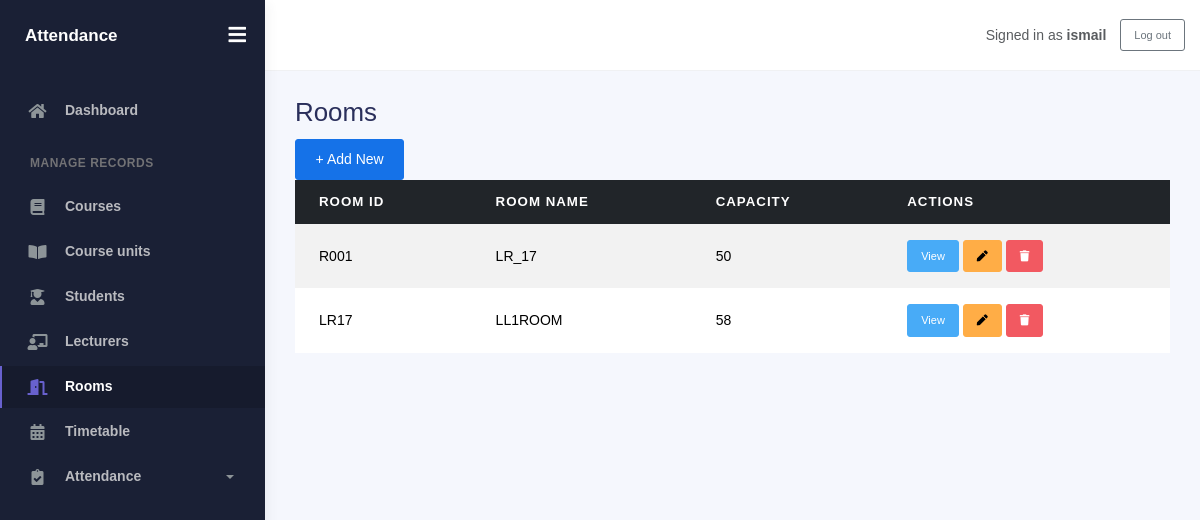
The app's page /rooms/ (signed in) with its own data.
### core/models.py (models this page shows)
class Room(models.Model):
    room_id = models.CharField(max_length=7, primary_key=True)
    room_name = models.CharField(max_length=100)
    capacity = models.PositiveIntegerField()
    def __str__(self):
        return f"{self.room_id} - {self.room_name}"

### core/views.py (the view)
# urls.py: path('rooms/', views.room_list, name='room_list'),
@login_required
def room_list(request):
    page_obj = Paginator(Room.objects.all(), 20).get_page(
        request.GET.get('page')
    )
    return render(request, 'core/room_page.html', {
        'model_verbose': 'Rooms',
        'model_name': 'room',
        'fields': list(Room._meta.fields),
        'object_list': page_obj.object_list,
        'page_obj': page_obj,
        'is_paginated': page_obj.has_other_pages(),
    })

### core/templates/core/room_page.html (shortened to what this page needs)
{% extends 'base.html' %}
{% block content %}
<div class="record-list-heading">
  <h2>Rooms</h2>
  <a class="btn btn-primary" href="{% url 'room_create' %}">+ Add New</a>
</div>
<div class="table-responsive">
<table class="table table-striped table-hover table-content-middle">
  <thead class="table-dark">
    <tr>
      <th>Room ID</th>
      <th>Room Name</th>
      <th>Capacity</th>
      <th>Actions</th>
    </tr>
  </thead>
  <tbody>
    {% for obj in object_list %}
    <tr>
      <td>{{ obj.room_id }}</td>
      <td>{{ obj.room_name }}</td>
      <td>{{ obj.capacity }}</td>
      <td class="action-buttons">
        <a class="btn btn-sm btn-info" href="{% url 'room_detail' obj.pk %}">View</a>
        <a class="btn btn-sm btn-warning" href="{% url 'room_update' obj.pk %}" aria-label="Edit {{ obj }}" title="Edit"><i class="fas fa-pen" aria-hidden="true"></i><span class="visually-hidden">Edit</span></a>
        <a class="btn btn-sm btn-danger" href="{% url 'room_delete' obj.pk %}" aria-label="Delete {{ obj }}" title="Delete"><i class="fas fa-trash" aria-hidden="true"></i><span class="visually-hidden">Delete</span></a>
      </td>
    </tr>
    {% empty %}
    <tr><td colspan="4" class="empty-table-message">No records yet.</td></tr>
    {% endfor %}
  </tbody>
</table>
</div>
{% endblock %}

### core/templates/base.html (shortened to what this page needs)
{% load static %}
<!DOCTYPE html>
<html lang="en">
  <head>
    <link rel="stylesheet" href="{% static 'core/dashboard/bootstrap.min.css' %}" />
    <link rel="stylesheet" href="{% static 'core/dashboard/fonts.min.css' %}" />
    <link rel="stylesheet" href="{% static 'core/dashboard/plugins.min.css' %}" />
    <link rel="stylesheet" href="{% static 'core/dashboard/kaiadmin.min.css' %}" />
  </head>
  <body>
    <div class="wrapper">
      {% if request.user.is_authenticated %}
      <aside class="sidebar" data-background-color="dark">
        <div class="sidebar-logo">
          <div class="logo-header" data-background-color="dark">
            <a class="logo text-white fw-bold" href="{% url 'home' %}">Attendance</a>
            <div class="nav-toggle">
              <button class="btn btn-toggle toggle-sidebar" type="button" aria-label="Toggle sidebar">
                <i class="fas fa-bars" aria-hidden="true"></i>
              </button>
            </div>
          </div>
        </div>
        <div class="sidebar-wrapper scrollbar scrollbar-inner">
          <div class="sidebar-content">
            <ul class="nav nav-secondary">
              <li class="nav-item{% if request.resolver_match.url_name == 'home' %} active{% endif %}">
                <a href="{% url 'home' %}"><i class="fas fa-home" aria-hidden="true"></i><p>Dashboard</p></a>
              </li>
              <li class="nav-section">
                <h4 class="text-section">Manage records</h4>
              </li>
              <li class="nav-item{% if 'course_' in request.resolver_match.url_name %} active{% endif %}">
                <a href="{% url 'course_list' %}"><i class="fas fa-book"></i><p>Courses</p></a>
              </li>
              <li class="nav-item{% if 'courseunit' in request.resolver_match.url_name %} active{% endif %}">
                <a href="{% url 'courseunit_list' %}"><i class="fas fa-book-open"></i><p>Course units</p></a>
              </li>
              <li class="nav-item{% if 'student_' in request.resolver_match.url_name %} active{% endif %}">
                <a href="{% url 'student_list' %}"><i class="fas fa-user-graduate"></i><p>Students</p></a>
              </li>
              <li class="nav-item{% if 'lecturer_' in request.resolver_match.url_name %} active{% endif %}">
                <a href="{% url 'lecturer_list' %}"><i class="fas fa-chalkboard-teacher"></i><p>Lecturers</p></a>
              </li>
              <li class="nav-item{% if 'room' in request.resolver_match.url_name %} active{% endif %}">
                <a href="{% url 'room_list' %}"><i class="fas fa-door-open"></i><p>Rooms</p></a>
              </li>
              <li class="nav-item{% if 'timetable' in request.resolver_match.url_name %} active{% endif %}">
                <a href="{% url 'timetable_list' %}"><i class="fas fa-calendar-alt"></i><p>Timetable</p></a>
              </li>
              <li class="nav-item{% if 'attendance' in request.resolver_match.url_name %} active{% endif %}">
                <a data-bs-toggle="collapse" href="#attendance-menu" aria-expanded="{% if 'attendance' in request.resolver_match.url_name %}true{% else %}false{% endif %}">
                  <i class="fas fa-clipboard-check"></i><p>Attendance</p><span class="caret"></span>
                </a>
              </li>
            </ul>
          </div>
        </div>
      </aside>
      {% endif %}
      <main class="main-panel">
        <header class="main-header">
          <nav class="navbar navbar-header navbar-header-transparent navbar-expand-lg border-bottom">
            <div class="container-fluid">
              {% if request.user.is_authenticated %}
              <div class="ms-auto d-flex align-items-center gap-3">
                <span class="text-muted">Signed in as <strong>{{ request.user.get_username }}</strong></span>
                <form method="post" action="{% url 'logout' %}" class="m-0">
                  <button class="btn btn-outline-secondary btn-sm" type="submit">Log out</button>
                </form>
              </div>
              {% endif %}
            </div>
          </nav>
        </header>
        <div class="container">
          <div class="page-inner">
            {% block content %}{% endblock %}
          </div>
        </div>
      </main>
    </div>
  </body>
</html>

### records on screen
Room: room_id "R001", room_name "LR_17", capacity "50"
Room: room_id "LR17", room_name "LL1ROOM", capacity "58"

### other values on screen
{{ request.user.get_username }} "ismail"
